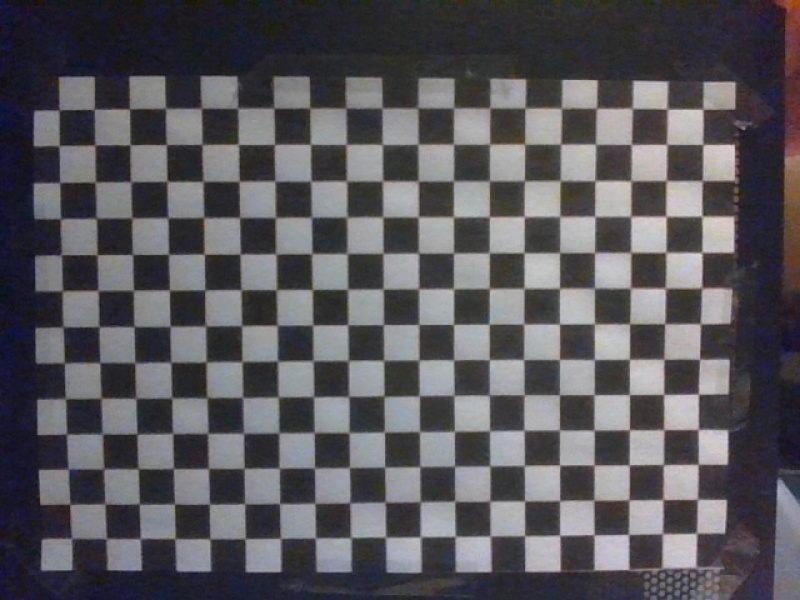
#> input picture Archives python/Archives/ArUcO_V2/test_distance_mesurement/calibration_camera/calibration_pictures/cal2_sol.jpg, 800 x 600 px
$ python chess_recognizer_creates_real_points.py
#> lines starting #> are read from the running program, lines starting #| are printed output that depends on the picture; after the words box and inside, x2 and y2 are one past the last pixel; in counts of white or black regions, pixels touching at a corner belong together
import numpy as np
import cv2

if __name__ == '__main__':
    # termination criteria TODO: a determiner son role
    criteria = (cv2.TERM_CRITERIA_EPS + cv2.TERM_CRITERIA_MAX_ITER, 30, 0.001)

    # Create ref points (0,0,0), (1,0,0), (2,0,0) ....,(6,5,0) -> 3D
    # Choose chess size
    chess_gameboard_line_number = 12
    chess_gameboard_col_number  = 18

    ref_points = np.zeros(
        (chess_gameboard_line_number*chess_gameboard_col_number, 3),
        np.float32
    )
    # Associate each point to a grid position
    ref_points[:, :2] = np.mgrid[0:chess_gameboard_line_number, 0:chess_gameboard_col_number].T.reshape(-1, 2)

    # Arrays to store object points and image points from all the images.
    objpoints = [] # 3d point in real world space
    imgpoints = [] # 2d points in image plane.

    frame = cv2.imread("./calibration_pictures/cal2_sol.jpg")
#> frame is the input picture: shape (600, 800, 3); mean B, G, R 91.3, 86.9, 88.8
    gray = cv2.cvtColor(frame, cv2.COLOR_BGR2GRAY)
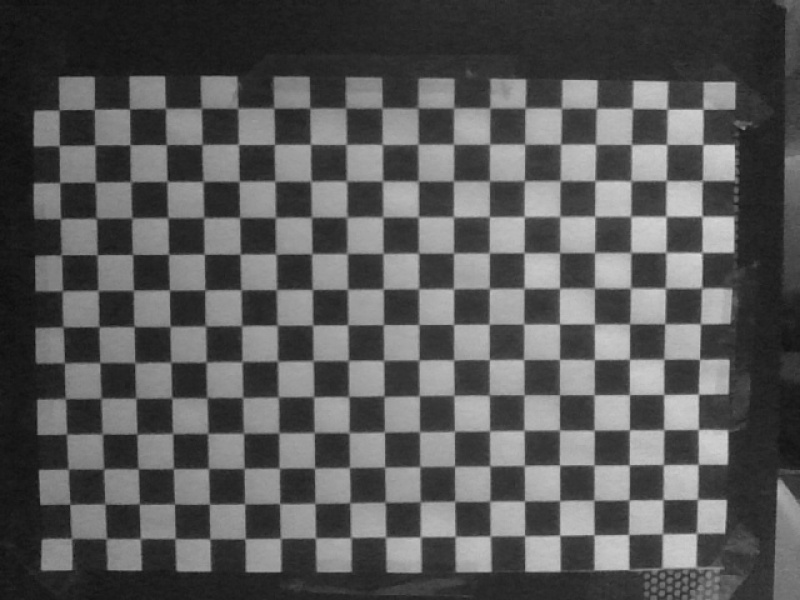
#> gray: shape (600, 800); min 13, max 226, mean 88

    # Find the chess board corners
    is_chess_on_picture, corners = cv2.findChessboardCorners(gray, (chess_gameboard_line_number, chess_gameboard_col_number), None)
#> is_chess_on_picture = True; corners = 216 rows, first 8: [700, 145], [702.4, 179.3], [702.1, 216], [702.2, 251.8], [701, 287], [699, 321], [697, 360], [698.6, 393.9]

    # If found, add object points, image points (after refining them)
    if is_chess_on_picture:
        objpoints.append(ref_points)

        corners2 = cv2.cornerSubPix(gray, corners, (11, 11), (-1, -1), criteria)
#> corners2 = 216 rows, first 8: [702.8, 144.5], [702.3, 180.7], [701.9, 216.2], [702, 252.5], [701.6, 287.9], [700.4, 323.7], [699.5, 359.4], [698.4, 394.1]

        imgpoints.append(corners2)
        # Draw and display the corners
        cv2.drawChessboardCorners(
            frame,
            (chess_gameboard_line_number, chess_gameboard_col_number),
            corners2,
            is_chess_on_picture
        )
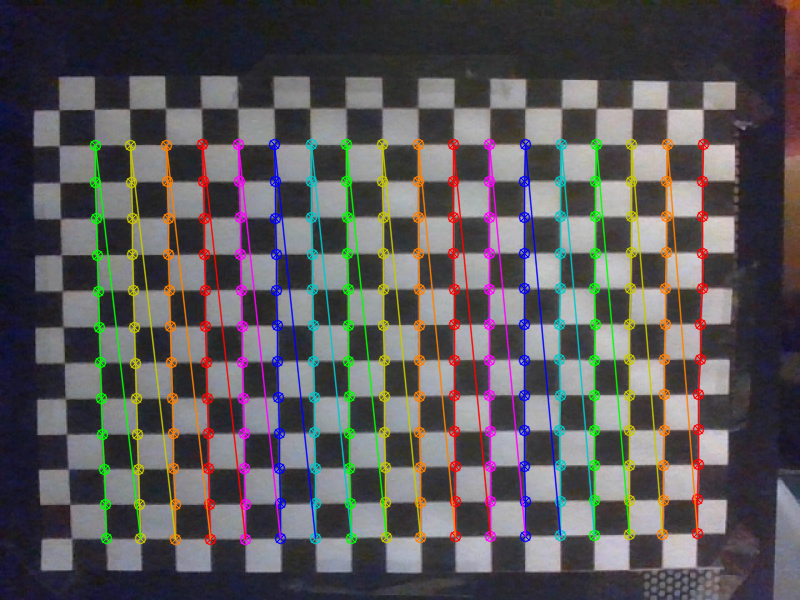
#> frame: shape (600, 800, 3); 11.87% of pixels changed, all inside (x1, y1, x2, y2) = (89, 138, 710, 546)

        cv2.imshow('img', frame)
        cv2.waitKey(1000)

        # Camera calibration
        # return -> ret | camera matrix | distortion coefficients | rotation | translation vectors
        ret, mtx, dist, rvecs, tvecs = cv2.calibrateCamera(objpoints, imgpoints, gray.shape[::-1], None, None)
#> ret = 0.361; mtx = [[647.2, 0, 454.8], [0, 657.9, 253.9], [0, 0, 1]]; dist = [[0.0531, -0.171, 0.00187, 0.00399, 0.111]]; rvecs = ([0.0167, -0.0553, 1.57],); tvecs = ([6.96, -3.05, 18.35],)

        # get frame width and height
        h, w = frame.shape[:2]
#> h = 600; w = 800
        # Get the optimal camera matrix (remove pixel where the image will be not linear scale)
        # roi is the best cropped to apply if we want a no deformed picture (without black pixel)

        #If the scaling parameter alpha=0, it returns undistorted image with minimum unwanted pixels.
        # So it may even remove some pixels at image corners.
        # If alpha=1, all pixels are retained with some extra black images.
        alpha = 1
        new_camera_mtx, roi = cv2.getOptimalNewCameraMatrix(mtx, dist, (w, h), alpha, (w, h))
#> new_camera_mtx = [[641.9, 0, 459.6], [0, 648.8, 255], [0, 0, 1]]; roi = (4, 6, 794, 587)

        # undistort
        dst = cv2.undistort(frame, mtx, dist, None, new_camera_mtx)
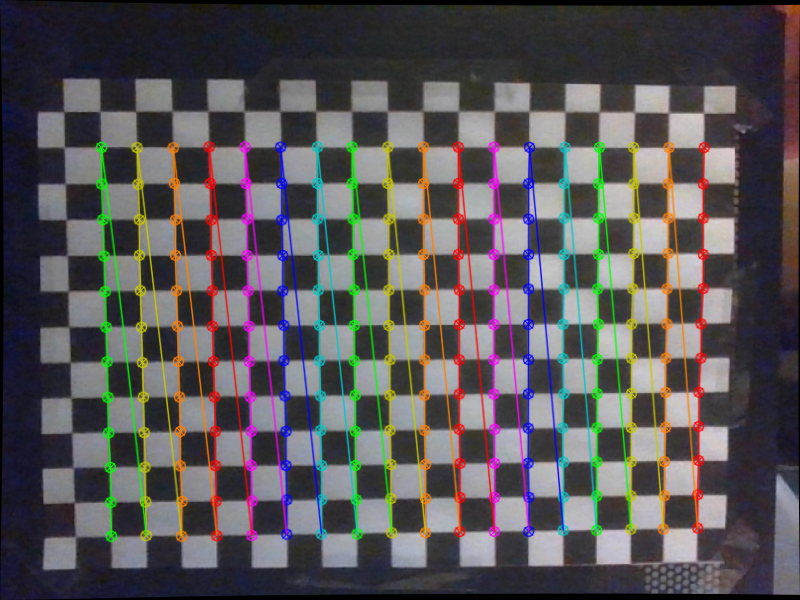
#> dst: shape (600, 800, 3); mean B, G, R 87.2, 85.5, 88.6
        # crop the image
        x, y, w, h = roi
#> x = 4; y = 6; w = 794; h = 587
        dst = dst[y:y+h, x:x+w]
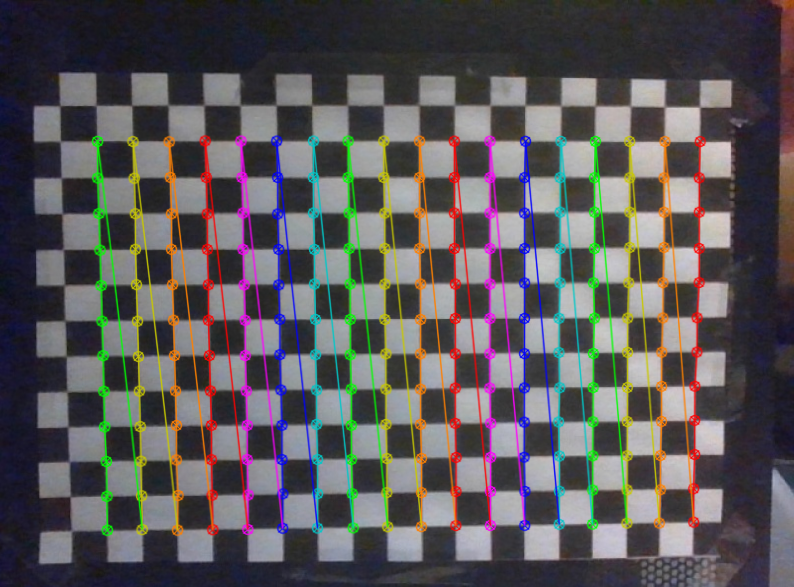
#> dst: shape (587, 794, 3); mean B, G, R 89.4, 87.7, 90.8
        cv2.imshow('img rect', dst)
        cv2.waitKey(1000)

cv2.destroyAllWindows()

$ run again, with Archives python/Archives/ArUcO_V2/test_distance_mesurement/calibration_camera/calibration_pictures/cal1.jpg copied over Archives python/Archives/ArUcO_V2/test_distance_mesurement/calibration_camera/calibration_pictures/cal2_sol.jpg
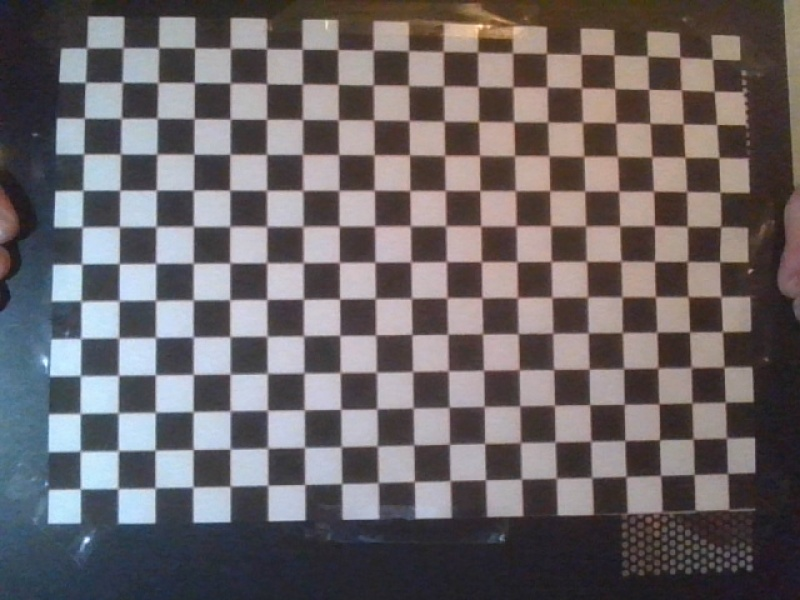
#> input picture Archives python/Archives/ArUcO_V2/test_distance_mesurement/calibration_camera/calibration_pictures/cal1.jpg, 800 x 600 px
#> frame is the input picture: shape (600, 800, 3); mean B, G, R 103.6, 101.3, 107.5
#> is_chess_on_picture = True; corners = 216 rows, first 8: [118.7, 489.5], [118.8, 449.7], [117.7, 412.2], [119.3, 374.7], [119.6, 338.6], [119.6, 299.6], [119.6, 264.4], [119.7, 225.5]
#> corners2 = 216 rows, first 8: [117.9, 488.4], [118.2, 450.7], [118.1, 412.7], [118.5, 375.3], [118.7, 337.9], [119.1, 300.6], [119.2, 263.5], [119.4, 226.7]
#> `cv2.drawChessboardCorners( frame, (chess_gameboard_line_number, chess_..`:
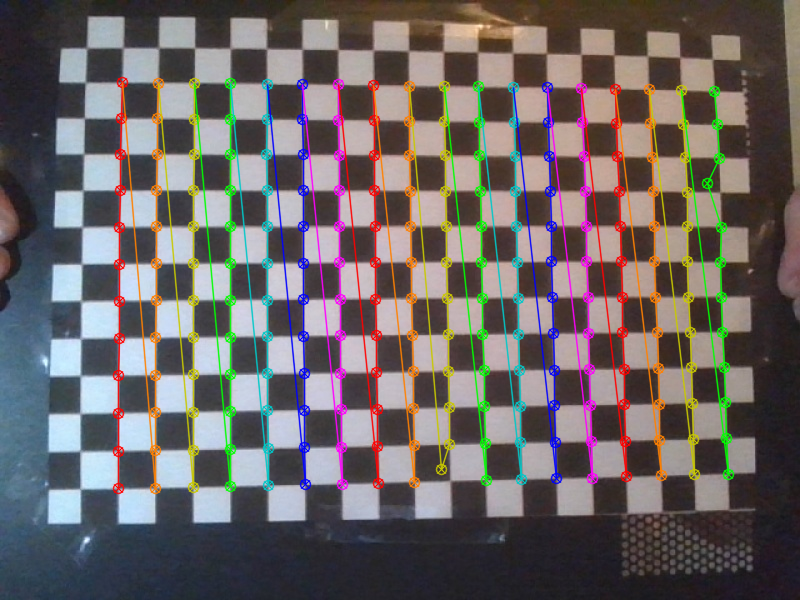
#> frame: shape (600, 800, 3); 11.89% of pixels changed, all inside (x1, y1, x2, y2) = (112, 76, 735, 495)
#> ret = 1.5; mtx = [[470.4, 0, 384.4], [0, 476.2, 319.4], [0, 0, 1]]; dist = [[0.011, -0.0445, 0.000964, 0.000332, 0.0203]]; rvecs = ([0.00858, -0.0586, -1.58],); tvecs = ([-7.18, 4.49, 12.65],)
#> new_camera_mtx = [[462.3, 0, 384.6], [0, 468.7, 320.5], [0, 0, 1]]; roi = (4, 5, 792, 591)
#> `x, y, w, h = roi`: x = 4; y = 5; w = 792; h = 591
#> `dst = dst[y:y+h, x:x+w]`:
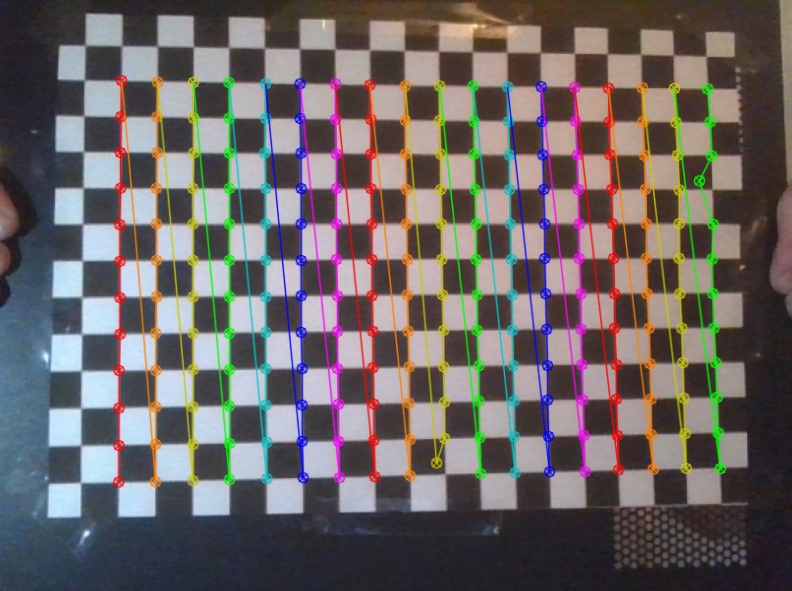
#> dst: shape (591, 792, 3); mean B, G, R 101.1, 101.5, 108.2
